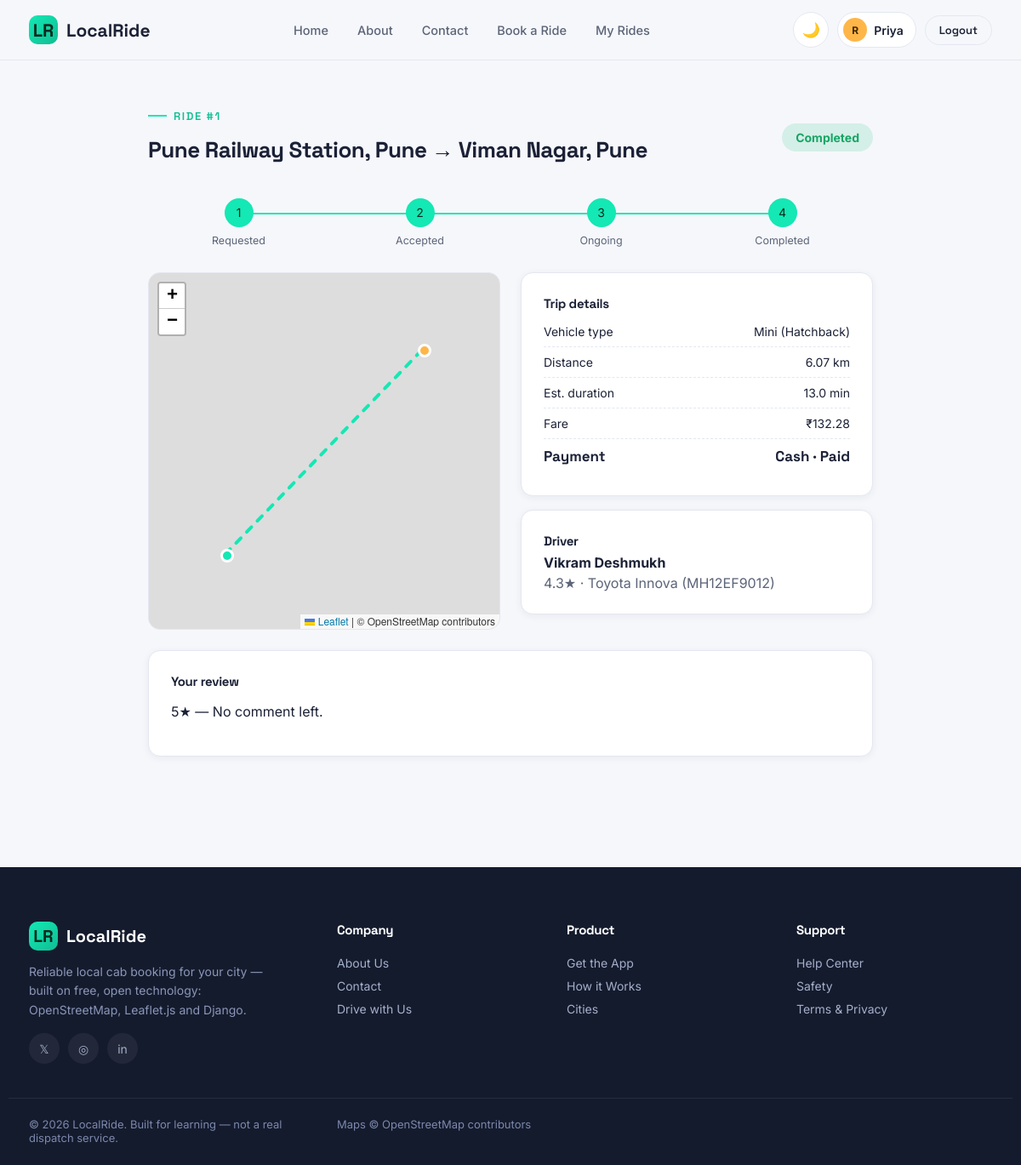
/rides/1/ (signed in), run on the app's committed database.
### accounts/models.py (models this page shows, shortened)
class User(AbstractUser):
    ROLE_CHOICES = (
        ('customer', 'Customer'),
        ('driver', 'Driver'),
        ('admin', 'Admin'),
    )
    role = models.CharField(max_length=10, choices=ROLE_CHOICES, default='customer')
    phone = models.CharField(max_length=15, blank=True)
    address = models.CharField(max_length=255, blank=True)
    profile_photo = models.ImageField(upload_to='profiles/', blank=True, null=True)
    date_joined_display = models.DateTimeField(auto_now_add=True)

class Driver(models.Model):
    STATUS_CHOICES = (
        ('offline', 'Offline'),
        ('available', 'Available'),
        ('busy', 'On a Ride'),
    )
    user = models.OneToOneField(User, on_delete=models.CASCADE, related_name='driver_profile')
    license_number = models.CharField(max_length=40, unique=True)
    experience_years = models.PositiveSmallIntegerField(default=0)
    status = models.CharField(max_length=10, choices=STATUS_CHOICES, default='offline')
    is_approved = models.BooleanField(default=False)
    is_rejected = models.BooleanField(default=False)
    applied_at = models.DateTimeField(auto_now_add=True)
    approved_at = models.DateTimeField(null=True, blank=True)
    total_earnings = models.DecimalField(max_digits=10, decimal_places=2, default=0)
    @property
    def average_rating(self):
        from rides.models import Review
        reviews = Review.objects.filter(ride__driver=self)
        if not reviews.exists():
            return 0
        return round(sum(r.rating for r in reviews) / reviews.count(), 1)

class Vehicle(models.Model):
    VEHICLE_TYPES = (
        ('mini', 'Mini (Hatchback)'),
        ('sedan', 'Sedan'),
        ('suv', 'SUV'),
    )
    driver = models.OneToOneField(Driver, on_delete=models.CASCADE, related_name='vehicle')
    vehicle_type = models.CharField(max_length=10, choices=VEHICLE_TYPES, default='mini')
    make_model = models.CharField(max_length=100, help_text="e.g. Maruti Swift")
    color = models.CharField(max_length=40)
    plate_number = models.CharField(max_length=20, unique=True)
    year = models.PositiveSmallIntegerField(default=2020)
    seats = models.PositiveSmallIntegerField(default=4)

### rides/models.py (models this page shows, shortened)
class Ride(models.Model):
    STATUS_CHOICES = (
        ('requested', 'Requested'),
        ('accepted', 'Accepted'),
        ('ongoing', 'Ongoing'),
        ('completed', 'Completed'),
        ('cancelled', 'Cancelled'),
        ('rejected', 'Rejected'),
    )
    RIDE_TYPES = (
        ('mini', 'Mini (Hatchback)'),
        ('sedan', 'Sedan'),
        ('suv', 'SUV'),
    )
    customer = models.ForeignKey(settings.AUTH_USER_MODEL, on_delete=models.CASCADE, related_name='rides_as_customer')
    driver = models.ForeignKey('accounts.Driver', on_delete=models.SET_NULL, null=True, blank=True, related_name='rides')
    pickup_address = models.CharField(max_length=255)
    pickup_lat = models.FloatField()
    pickup_lng = models.FloatField()
    drop_address = models.CharField(max_length=255)
    drop_lat = models.FloatField()
    drop_lng = models.FloatField()
    ride_type = models.CharField(max_length=10, choices=RIDE_TYPES, default='mini')
    distance_km = models.FloatField(default=0)
    estimated_duration_min = models.FloatField(default=0)
    fare = models.DecimalField(max_digits=10, decimal_places=2, default=0)
    status = models.CharField(max_length=12, choices=STATUS_CHOICES, default='requested')
    requested_at = models.DateTimeField(auto_now_add=True)
    accepted_at = models.DateTimeField(null=True, blank=True)
    started_at = models.DateTimeField(null=True, blank=True)
    completed_at = models.DateTimeField(null=True, blank=True)
    cancelled_at = models.DateTimeField(null=True, blank=True)
    cancel_reason = models.CharField(max_length=255, blank=True)
    class Meta:
        ordering = ['-requested_at']
    @property
    def has_review(self):
        return hasattr(self, 'review')

class Payment(models.Model):
    METHOD_CHOICES = (
        ('cash', 'Cash'),
        ('wallet', 'LocalRide Wallet'),
        ('card', 'Card (Demo)'),
    )
    STATUS_CHOICES = (
        ('pending', 'Pending'),
        ('paid', 'Paid'),
        ('failed', 'Failed'),
        ('refunded', 'Refunded'),
    )
    ride = models.OneToOneField(Ride, on_delete=models.CASCADE, related_name='payment')
    amount = models.DecimalField(max_digits=10, decimal_places=2)
    method = models.CharField(max_length=10, choices=METHOD_CHOICES, default='cash')
    status = models.CharField(max_length=10, choices=STATUS_CHOICES, default='pending')
    paid_at = models.DateTimeField(null=True, blank=True)

class Review(models.Model):
    ride = models.OneToOneField(Ride, on_delete=models.CASCADE, related_name='review')
    rating = models.PositiveSmallIntegerField(default=5)  # 1-5
    comment = models.TextField(blank=True)
    created_at = models.DateTimeField(auto_now_add=True)

### rides/views.py (the view)
# urls.py: path('<int:ride_id>/', views.ride_detail, name='ride_detail'),
@login_required
def ride_detail(request, ride_id):
    ride = get_object_or_404(Ride, id=ride_id)
    if request.user != ride.customer and (not hasattr(request.user, 'driver_profile') or ride.driver_id != request.user.driver_profile.id) and request.user.role != 'admin' and not request.user.is_superuser:
        messages.error(request, 'You cannot view this ride.')
        return redirect('core:home')
    review_form = None
    if request.user == ride.customer and ride.status == 'completed' and not ride.has_review:
        review_form = ReviewForm(initial={'rating': 5})
    return render(request, 'rides/ride_detail.html', {'ride': ride, 'review_form': review_form})

### core/context_processors.py (called while the page is built)
def site_context(request):
    user = getattr(request, 'user', None)
    ctx = {
        'SITE_NAME': 'LocalRide',
        'is_customer': False,
        'is_driver': False,
        'is_admin_role': False,
    }
    if user and user.is_authenticated:
        ctx['is_customer'] = user.role == 'customer'
        ctx['is_driver'] = user.role == 'driver'
        ctx['is_admin_role'] = user.role == 'admin' or user.is_superuser
    return ctx

### templates/rides/ride_detail.html (shortened to what this page needs)
{% extends 'base.html' %}
{% load static %}
{% block content %}
<section class="section-sm">
  <div class="container" style="max-width:900px;">
    <div class="dash-header">
      <div>
        <div class="eyebrow">Ride #{{ ride.id }}</div>
        <h1 style="font-size:26px;">{{ ride.pickup_address|truncatechars:34 }} → {{ ride.drop_address|truncatechars:34 }}</h1>
      </div>
      <span class="badge {{ ride.status }}" style="font-size:14px;padding:8px 16px;">{{ ride.get_status_display }}</span>
    </div>
    {% if ride.status != 'cancelled' and ride.status != 'rejected' %}
    <div class="status-steps">
      <div class="step {% if ride.status in 'requested,accepted,ongoing,completed' %}done{% endif %}">
        <div class="circle">1</div><div class="label">Requested</div>
      </div>
      <div class="step {% if ride.status in 'accepted,ongoing,completed' %}done{% endif %}">
        <div class="circle">2</div><div class="label">Accepted</div>
      </div>
      <div class="step {% if ride.status in 'ongoing,completed' %}done{% endif %}">
        <div class="circle">3</div><div class="label">Ongoing</div>
      </div>
      <div class="step {% if ride.status == 'completed' %}done{% endif %}">
        <div class="circle">4</div><div class="label">Completed</div>
      </div>
    </div>
    {% endif %}
    <div class="grid-2" style="align-items:start;">
      <div>
        <div id="trackMap"></div>
      </div>
      <div>
        <div class="card" style="margin-bottom:16px;">
          <h3 style="font-size:15px;">Trip details</h3>
          <div class="fare-row"><span>Vehicle type</span><span>{{ ride.get_ride_type_display }}</span></div>
          <div class="fare-row"><span>Distance</span><span>{{ ride.distance_km }} km</span></div>
          <div class="fare-row"><span>Est. duration</span><span>{{ ride.estimated_duration_min }} min</span></div>
          <div class="fare-row"><span>Fare</span><span>₹{{ ride.fare }}</span></div>
          {% if ride.payment %}<div class="fare-row"><span>Payment</span><span>{{ ride.payment.get_method_display }} · {{ ride.payment.get_status_display }}</span></div>{% endif %}
        </div>
        {% if ride.driver %}
        <div class="card" style="margin-bottom:16px;">
          <h3 style="font-size:15px;">Driver</h3>
          <p style="margin:0 0 4px;font-weight:700;">{{ ride.driver.user.get_full_name|default:ride.driver.user.username }}</p>
          <p class="text-soft" style="margin:0;">{{ ride.driver.average_rating }}★
            {% if ride.driver.vehicle %} · {{ ride.driver.vehicle.make_model }} ({{ ride.driver.vehicle.plate_number }}){% endif %}
          </p>
        </div>
        {% endif %}
      </div>
    </div>
    {% if ride.status == 'completed' and user == ride.customer %}
      {% if ride.has_review %}
      <div class="card" style="margin-top:24px;">
        <h3 style="font-size:15px;">Your review</h3>
        <p>{{ ride.review.rating }}★ — {{ ride.review.comment|default:"No comment left." }}</p>
      </div>
      {% endif %}
    {% endif %}
  </div>
</section>
{% endblock %}

### templates/base.html (shortened to what this page needs)
{% load static %}
<!DOCTYPE html>
<html lang="en">
<head>
<link rel="stylesheet" href="https://cdnjs.cloudflare.com/ajax/libs/leaflet/1.9.4/leaflet.min.css">
<link rel="stylesheet" href="{% static 'css/style.css' %}">
</head>
<body>
<nav class="navbar">
  <div class="navbar-inner">
    <a href="{% url 'core:home' %}" class="brand">
      <span class="brand-mark">LR</span> LocalRide
    </a>
    <div class="nav-links" id="navLinks">
      <a href="{% url 'core:home' %}" class="navlink {% if request.resolver_match.url_name == 'home' %}active{% endif %}">Home</a>
      <a href="{% url 'core:about' %}" class="navlink {% if request.resolver_match.url_name == 'about' %}active{% endif %}">About</a>
      <a href="{% url 'core:contact' %}" class="navlink {% if request.resolver_match.url_name == 'contact' %}active{% endif %}">Contact</a>
      {% if user.is_authenticated %}
        {% if is_customer %}
          <a href="{% url 'rides:book_ride' %}" class="navlink">Book a Ride</a>
          <a href="{% url 'rides:ride_history' %}" class="navlink">My Rides</a>
        {% elif is_driver %}
          <a href="{% url 'accounts:driver_dashboard' %}" class="navlink">Dashboard</a>
          <a href="{% url 'accounts:driver_earnings' %}" class="navlink">Earnings</a>
        {% elif is_admin_role %}
          <a href="{% url 'accounts:admin_dashboard' %}" class="navlink">Admin Panel</a>
        {% endif %}
      {% endif %}
    </div>
    <div class="nav-cta">
      <button class="theme-toggle" id="themeToggle" title="Toggle dark mode">🌙</button>
      {% if user.is_authenticated %}
        <a href="{% url 'accounts:profile' %}" class="user-chip">
          <span class="avatar">{{ user.username|slice:":1"|upper }}</span>
          {{ user.first_name|default:user.username }}
        </a>
        <a href="{% url 'accounts:logout' %}" class="btn btn-outline btn-sm">Logout</a>
      {% else %}
        <a href="{% url 'accounts:login' %}" class="btn btn-ghost btn-sm">Log in</a>
        <a href="{% url 'accounts:register_choice' %}" class="btn btn-primary btn-sm">Sign up</a>
      {% endif %}
    </div>
  </div>
</nav>
<main>
  {% block content %}{% endblock %}
</main>
<footer class="footer">
  <div class="container">
    <div>
      <div class="footer-brand"><span class="brand-mark">LR</span> LocalRide</div>
      <p style="max-width:280px;font-size:14px;color:#8B96B8;line-height:1.6;">
        Reliable local cab booking for your city — built on free, open technology:
        OpenStreetMap, Leaflet.js and Django.
      </p>
      <div class="social-row">
        <a href="#" aria-label="Twitter">𝕏</a>
        <a href="#" aria-label="Instagram">◎</a>
        <a href="#" aria-label="LinkedIn">in</a>
      </div>
    </div>
    <div>
      <h4>Company</h4>
      <a href="{% url 'core:about' %}">About Us</a>
      <a href="{% url 'core:contact' %}">Contact</a>
      <a href="{% url 'accounts:register_driver' %}">Drive with Us</a>
    </div>
    <div>
      <h4>Product</h4>
      <a href="{% url 'accounts:register_choice' %}">Get the App</a>
      <a href="{% url 'core:home' %}#how-it-works">How it Works</a>
      <a href="{% url 'core:home' %}#cities">Cities</a>
    </div>
    <div>
      <h4>Support</h4>
      <a href="{% url 'core:contact' %}">Help Center</a>
      <a href="{% url 'core:contact' %}">Safety</a>
      <a href="{% url 'core:contact' %}">Terms &amp; Privacy</a>
    </div>
  </div>
  <div class="container footer-bottom">
    <span>&copy; {% now "Y" %} LocalRide. Built for learning — not a real dispatch service.</span>
    <span>Maps &copy; OpenStreetMap contributors</span>
  </div>
</footer>
</body>
</html>

### data on the page
User: username "R", first_name "Priya"
Ride: id "1", pickup_address "Pune Railway Station, Pune", drop_address "Viman Nagar, Pune", status "Completed", ride_type "Mini (Hatchback)", distance_km "6.07", estimated_duration_min "13.0", fare "132.28", payment.method "Cash", payment.status "Paid", driver.user.get_full_name "Vikram Deshmukh", driver.average_rating "4.3", driver.vehicle.make_model "Toyota Innova", driver.vehicle.plate_number "MH12EF9012", review.rating "5", review.comment "No comment left."
